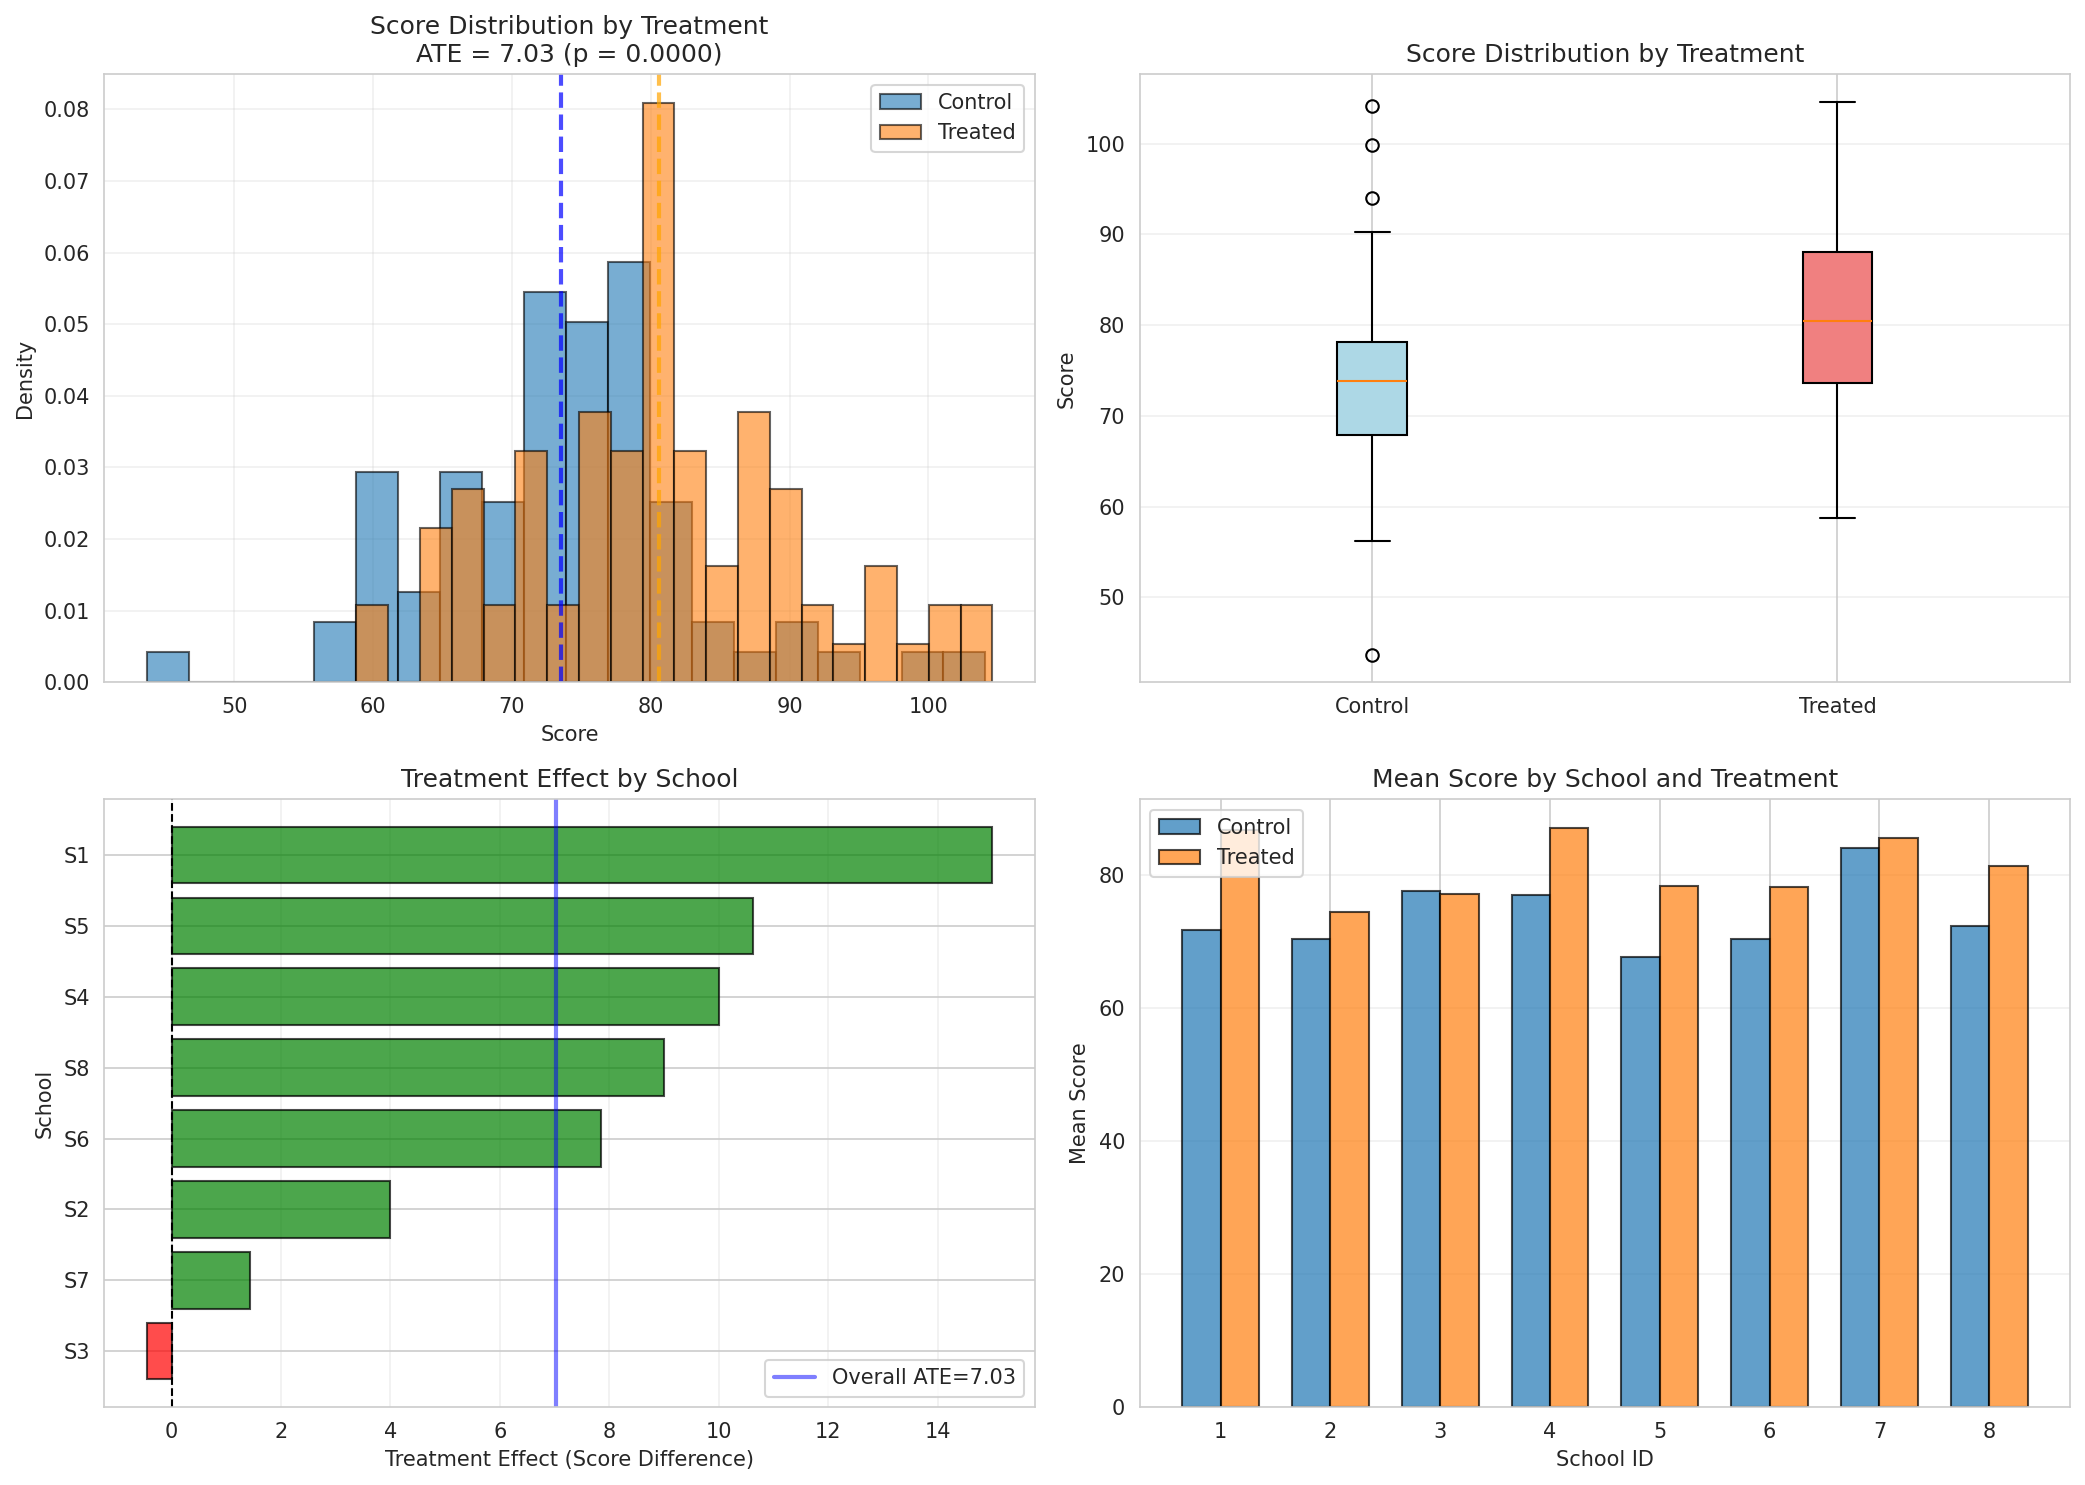

This figure's Python source:
"""Analysis of treatment effects and heterogeneity."""
import matplotlib.pyplot as plt
import numpy as np
import pandas as pd
import seaborn as sns
from scipy import stats

# Set style
sns.set_style("whitegrid")
plt.rcParams['figure.dpi'] = 150

# Load data
data_path = "/home/user/claude-code-devcontainer/analysis/data/student_scores.csv"
df = pd.read_csv(data_path)
output_dir = "/home/user/claude-code-devcontainer/analysis/eda/analyst_1/"

print("=" * 80)
print("TREATMENT EFFECTS ANALYSIS")
print("=" * 80)

# Overall treatment effect
print("\n1. OVERALL TREATMENT EFFECT")
print("-" * 40)
control = df[df['treatment'] == 0]['score']
treated = df[df['treatment'] == 1]['score']

control_mean = control.mean()
control_std = control.std()
treated_mean = treated.mean()
treated_std = treated.std()
ate = treated_mean - control_mean

print(f"Control (n={len(control)}):")
print(f"  Mean: {control_mean:.3f}, SD: {control_std:.3f}")
print(f"Treated (n={len(treated)}):")
print(f"  Mean: {treated_mean:.3f}, SD: {treated_std:.3f}")
print(f"\nAverage Treatment Effect (ATE): {ate:.3f}")

# T-test
t_stat, p_value = stats.ttest_ind(treated, control)
print("\nTwo-sample t-test:")
print(f"  t-statistic: {t_stat:.4f}")
print(f"  p-value: {p_value:.4f}")
print(f"  Significant at α=0.05: {'Yes' if p_value < 0.05 else 'No'}")

# Effect size (Cohen's d)
pooled_std = np.sqrt(((len(control)-1)*control_std**2 + (len(treated)-1)*treated_std**2) / (len(control)+len(treated)-2))
cohens_d = ate / pooled_std
print(f"\nEffect size (Cohen's d): {cohens_d:.3f}")

# Check variance equality
levene_stat, levene_p = stats.levene(treated, control)
print("\nLevene test (equality of variances):")
print(f"  Statistic: {levene_stat:.4f}, p-value: {levene_p:.4f}")
print(f"  Equal variances: {'Yes' if levene_p > 0.05 else 'No'}")

# School-level analysis
print("\n2. SCHOOL-LEVEL TREATMENT EFFECTS")
print("-" * 40)

school_effects = []
for school_id in sorted(df['school_id'].unique()):
    school_data = df[df['school_id'] == school_id]
    control_school = school_data[school_data['treatment'] == 0]['score']
    treated_school = school_data[school_data['treatment'] == 1]['score']

    n_control = len(control_school)
    n_treated = len(treated_school)

    if n_control > 0 and n_treated > 0:
        control_mean_school = control_school.mean()
        treated_mean_school = treated_school.mean()
        school_ate = treated_mean_school - control_mean_school

        school_effects.append({
            'school_id': school_id,
            'school_name': school_data['school_name'].iloc[0],
            'n_control': n_control,
            'n_treated': n_treated,
            'control_mean': control_mean_school,
            'treated_mean': treated_mean_school,
            'ate': school_ate,
            'control_sd': control_school.std() if n_control > 1 else np.nan,
            'treated_sd': treated_school.std() if n_treated > 1 else np.nan
        })

school_effects_df = pd.DataFrame(school_effects)
print(school_effects_df.to_string(index=False))

# Heterogeneity statistics
print("\nSchool-level ATE statistics:")
print(f"  Mean: {school_effects_df['ate'].mean():.3f}")
print(f"  SD: {school_effects_df['ate'].std():.3f}")
print(f"  Min: {school_effects_df['ate'].min():.3f}")
print(f"  Max: {school_effects_df['ate'].max():.3f}")
print(f"  Range: {school_effects_df['ate'].max() - school_effects_df['ate'].min():.3f}")

# Treatment assignment by school
print("\n3. TREATMENT BALANCE BY SCHOOL")
print("-" * 40)
treatment_balance = df.groupby('school_id')['treatment'].agg([
    ('n_total', 'count'),
    ('n_treated', 'sum'),
    ('pct_treated', lambda x: x.mean() * 100)
]).reset_index()
print(treatment_balance.to_string(index=False))

# Check for imbalance
pct_treated_range = treatment_balance['pct_treated'].max() - treatment_balance['pct_treated'].min()
print(f"\nTreatment proportion range across schools: {pct_treated_range:.1f}%")
if pct_treated_range > 20:
    print("  WARNING: Large variation in treatment assignment across schools")

# Save school effects to CSV
school_effects_df.to_csv(output_dir + 'school_treatment_effects.csv', index=False)
print("\nSchool treatment effects saved to: school_treatment_effects.csv")

# Create visualizations
fig, axes = plt.subplots(2, 2, figsize=(14, 10))

# Treatment group distributions
ax1 = axes[0, 0]
control_data = df[df['treatment'] == 0]['score']
treated_data = df[df['treatment'] == 1]['score']
ax1.hist(control_data, bins=20, alpha=0.6, label='Control', edgecolor='black', density=True)
ax1.hist(treated_data, bins=20, alpha=0.6, label='Treated', edgecolor='black', density=True)
ax1.axvline(control_mean, color='blue', linestyle='--', linewidth=2, alpha=0.7)
ax1.axvline(treated_mean, color='orange', linestyle='--', linewidth=2, alpha=0.7)
ax1.set_xlabel('Score')
ax1.set_ylabel('Density')
ax1.set_title(f'Score Distribution by Treatment\nATE = {ate:.2f} (p = {p_value:.4f})')
ax1.legend()
ax1.grid(True, alpha=0.3)

# Box plots by treatment
ax2 = axes[0, 1]
data_for_box = [control_data, treated_data]
bp = ax2.boxplot(data_for_box, labels=['Control', 'Treated'], patch_artist=True)
bp['boxes'][0].set_facecolor('lightblue')
bp['boxes'][1].set_facecolor('lightcoral')
ax2.set_ylabel('Score')
ax2.set_title('Score Distribution by Treatment')
ax2.grid(True, alpha=0.3, axis='y')

# School-level treatment effects
ax3 = axes[1, 0]
school_effects_df_sorted = school_effects_df.sort_values('ate')
colors = ['red' if x < 0 else 'green' for x in school_effects_df_sorted['ate']]
ax3.barh(range(len(school_effects_df_sorted)), school_effects_df_sorted['ate'], color=colors, alpha=0.7, edgecolor='black')
ax3.set_yticks(range(len(school_effects_df_sorted)))
ax3.set_yticklabels([f"S{int(x)}" for x in school_effects_df_sorted['school_id']])
ax3.axvline(0, color='black', linestyle='--', linewidth=1)
ax3.axvline(ate, color='blue', linestyle='-', linewidth=2, alpha=0.5, label=f'Overall ATE={ate:.2f}')
ax3.set_xlabel('Treatment Effect (Score Difference)')
ax3.set_ylabel('School')
ax3.set_title('Treatment Effect by School')
ax3.legend()
ax3.grid(True, alpha=0.3, axis='x')

# Score by school and treatment
ax4 = axes[1, 1]
school_means = df.groupby(['school_id', 'treatment'])['score'].mean().reset_index()
school_means_pivot = school_means.pivot(index='school_id', columns='treatment', values='score')

x_pos = np.arange(len(school_means_pivot))
width = 0.35
ax4.bar(x_pos - width/2, school_means_pivot[0], width, label='Control', alpha=0.7, edgecolor='black')
ax4.bar(x_pos + width/2, school_means_pivot[1], width, label='Treated', alpha=0.7, edgecolor='black')
ax4.set_xlabel('School ID')
ax4.set_ylabel('Mean Score')
ax4.set_title('Mean Score by School and Treatment')
ax4.set_xticks(x_pos)
ax4.set_xticklabels([int(x) for x in school_means_pivot.index])
ax4.legend()
ax4.grid(True, alpha=0.3, axis='y')

plt.tight_layout()
plt.savefig(output_dir + 'treatment_effects.png', dpi=150, bbox_inches='tight')
print("Saved: treatment_effects.png")
plt.close()

# Additional plot: School effect heterogeneity
fig, ax = plt.subplots(figsize=(10, 6))
for school_id in sorted(df['school_id'].unique()):
    school_data = df[df['school_id'] == school_id]
    control_school = school_data[school_data['treatment'] == 0]['score']
    treated_school = school_data[school_data['treatment'] == 1]['score']

    if len(control_school) > 0 and len(treated_school) > 0:
        ax.plot([0, 1], [control_school.mean(), treated_school.mean()],
                'o-', alpha=0.6, label=f'School {school_id}')

ax.set_xlabel('Treatment (0=Control, 1=Treated)')
ax.set_ylabel('Mean Score')
ax.set_title('Treatment Effect by School\n(Lines connect control and treated means within schools)')
ax.set_xticks([0, 1])
ax.set_xticklabels(['Control', 'Treated'])
ax.legend(ncol=2, fontsize=8)
ax.grid(True, alpha=0.3)
plt.tight_layout()
plt.savefig(output_dir + 'school_heterogeneity.png', dpi=150, bbox_inches='tight')
print("Saved: school_heterogeneity.png")
plt.close()
